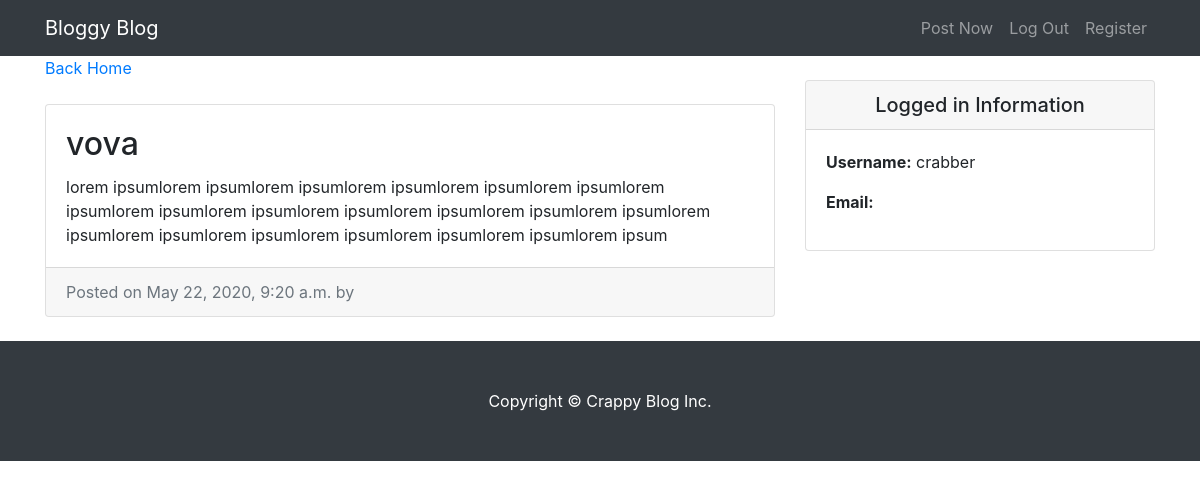
The page /entry/5/ (signed in) on the database its author committed.
### entries/models.py (models this page shows, shortened)
class Entry(models.Model):
    entry_title = models.CharField(max_length=50)
    entry_text = models.TextField()
    entry_date = models.DateTimeField(auto_now_add=True)
    entry_auther = models.ForeignKey(User,on_delete=models.CASCADE,null = True)
    class Meta:
        verbose_name_plural = "entries"

### entries/views.py (the view)
# urls.py: path('entry/<int:pk>/', EntryView.as_view(), name = "entry-detail"),
class EntryView(LoginRequiredMixin, DetailView):
    model = Entry
    template_name = 'entries/entry_detail.html'

### entries/templates/entries/entry_detail.html (shortened to what this page needs)
{% extends "entries/base.html" %}
 {% block content %}
      <div class="col-md-8">
      <a href="{% url 'blog-home' %}"> Back Home</a>
        <div class="card mb-4 mt-4">
          <div class="card-body">
            <h2 class="card-title">{{ object.entry_title}}</h2>
            <p class="card-text">{{object.entry_text}}</p>
          </div>
          <div class="card-footer text-muted">
            Posted on {{ object.entry_date}} by
          </div>
        </div>
      </div>
      {% endblock%}

### entries/templates/entries/base.html (shortened to what this page needs)
{% load static %}
<!DOCTYPE html>
<html lang="en">
<head>
  <link href="{% static 'entries/vendor/bootstrap/css/bootstrap.min.css' %}" rel="stylesheet">
  <link href="{% static 'entries/css/blog-home.css' %}" rel="stylesheet">
</head>
<body>
  <nav class="navbar navbar-expand-lg navbar-dark bg-dark fixed-top">
    <div class="container">
      <a class="navbar-brand" href="/"> Bloggy Blog</a>
      <div class="collapse navbar-collapse" id="navbarResponsive">
        <ul class="navbar-nav ml-auto">
          <li class="nav-item">
            <a class="nav-link" href="/create_entry">Post Now</a>
          </li>
          <li class="nav-item">
            <a class="nav-link" href="{% url 'logout' %}">Log Out</a>
          </li>
          <li class="nav-item">
            <a class="nav-link" href="/users/register">Register</a>
          </li>
        </ul>
      </div>
    </div>
  </nav>
  <div class="container">
    <div class="row">
    {% block content %} {% endblock%}
    <div class="col-md-4">
      <div class="card my-4">
          <h5 class="card-header text-center">Logged in Information</h5>
          <div class="card-body">
            <ul class="list-unstyled mb-0">
                <li>
                    <p> <strong>Username:</strong> {{user.username}} </p>
                </li>
                <li>
                    <p> <strong>Email:</strong> {{user.email}}</p>
                </li>
            </ul>
          </div>
        </div>
      </div>
    </div>
  </div>
  <footer class="py-5 bg-dark">
    <div class="container">
      <p class="m-0 text-center text-white">Copyright &copy; Crappy Blog Inc.</p>
    </div>
  </footer>
</body>
</html>

### entries/static/entries/css/blog-home.css (style rules this page uses)
body { padding-top: 56px; }

### rows shown on the page
Entry: entry_title "vova", entry_text "lorem ipsumlorem ipsumlorem ipsumlorem ipsumlorem ipsumlorem ipsumlorem ipsumlorem ipsumlorem ipsumlorem ipsumlorem ipsumlorem ipsumlorem ipsumlorem ipsumlorem ipsumlorem ipsumlorem ipsumlorem ipsumlorem ipsumlorem ipsum", entry_date "May 22, 2020, 9:20 a.m."

### other values the page prints
{{ user.username }} "crabber"
